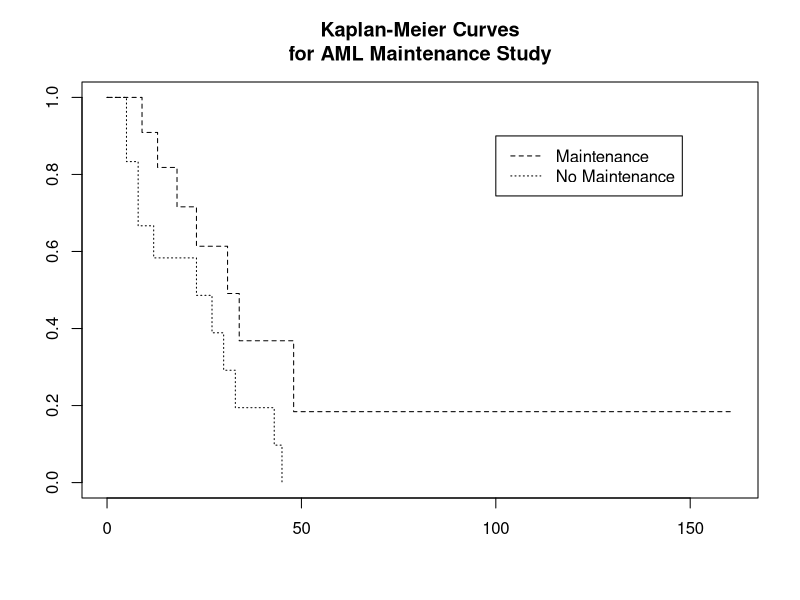

The R script that drew this image:
## ---- chunk 1
library(survival)
leukemia.surv <- survfit(Surv(time, status) ~ x, data = aml) 
plot(leukemia.surv, lty = 2:3) 
legend(100, .9, c("Maintenance", "No Maintenance"), lty = 2:3) 
title("Kaplan-Meier Curves\nfor AML Maintenance Study")
